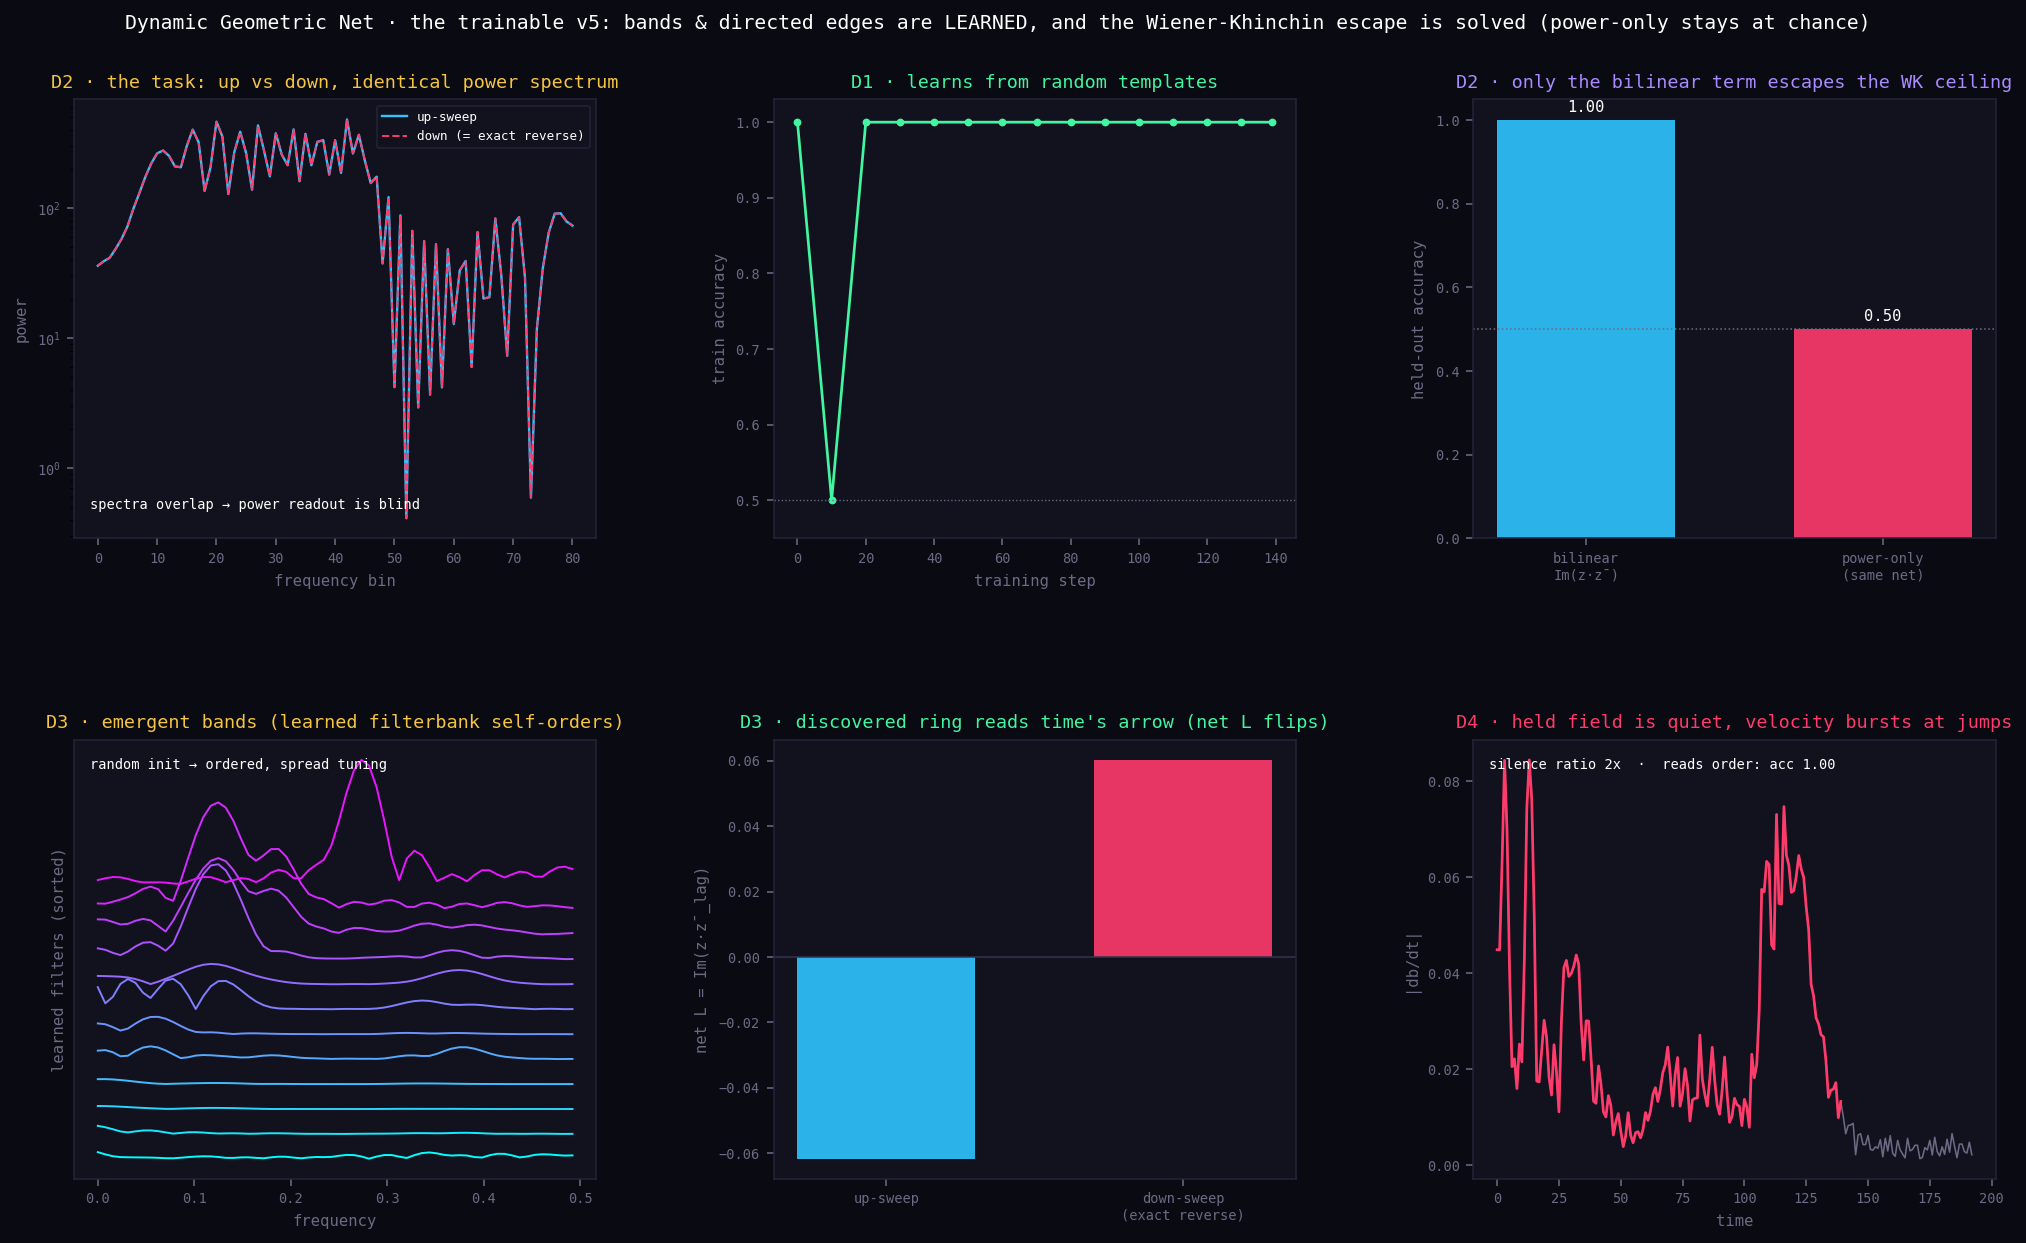

Generate this figure with Python:
"""
dynamic_geometric_net.py  —  Dynamic Geometric Net (the trainable v5)
=====================================================================
A continuous-time geometric-neuron network that LEARNS the two things v5
hand-built. It closes open problem O1.

  v5 (geometric_neuron_v5.py): Koopman islands read time's arrow natively via the
      bilinear angular momentum  L_k = Im(z_k(t) * conj(z_k(t-lag))).  But the
      bands (templates) and the directed-edge pairings (k -> k+1) were ASSIGNED
      by hand. v5's own ledger flagged this as the open problem:
          "the directed-edge pairings ... are hand-built. Making the edges
           emergent from the field's own statistics ... is the honest next step."

  Fable's contribution (claude_fable.md / v7->v8): the pure math of how to make
      the read-path trainable -- a mollified (differentiable) relaxation of the
      delta-code gate so gradients can flow through the sparse events, and a
      Ky Fan / Oja coverage objective on the Stiefel manifold so templates land
      on the data's dominant rotation planes instead of an arbitrary frame. The
      math is correct and load-bearing. The one thing it could not supply -- by
      construction, it was forbidden the word -- is the picture of what the
      object IS: a field that holds a percept, islands that fire on change,
      a population that reads the direction of time. This file puts the two back
      together: Fable's learning rule as the plasticity of a geometric neuron.

WHAT IS LEARNED (was hand-built in v5):
  - the FILTERBANK   W : K_b complex filters -> the bands / islands (the content).
  - the EDGE MAPS    M_re, M_im : R^{K_e x K_b} -> the directed-edge complex
        observables z_e = (M_re b) + i (M_im b). The hand-built consecutive
        pairing z_k = b_k + i b_{k+1} is just the special case M_re = I,
        M_im = shift. Here the pairing is DISCOVERED.

THE TASK (chosen so a power readout provably cannot cheat):
  classify an up-sweep from a down-sweep, where every down example is the EXACT
  time-reversal of an up example. Time-reversal preserves the power spectrum
  exactly (verified: |power diff| ~ 1e-13), so the two classes are spectrally
  identical and ANY magnitude / second-order readout is at chance by the
  Wiener-Khinchin theorem. The task is the in-task WK proof: only a bilinear
  cross-time term can solve it.

WHAT IS MEASURED (printed, not assumed):
  D1  it learns from random init (acc -> 1.0).
  D2  WK escape: the bilinear readout solves it; a power-only readout built from
      the SAME trained net stays at chance.
  D3  emergent structure: the learned bands self-order in frequency and the
      learned edge maps form a directed ring -- net L sign-flips on exact
      time-reversal of held-out signals, with the HARD gate. O1 moved.
  D4  the delta-code / wattage economy, shown on a stepped held-tone stimulus
      (a sweep has no holds to be silent in -- so we test on one that does):
      spikes go sparse and field velocity drops during holds; both rise at jumps.

Do not hype. Do not lie. Just show.
PerceptionLab / Antti Luode, with Claude (Opus 4.8). Helsinki, June 2026.
"""
import numpy as np
import torch
import torch.nn as nn
import matplotlib; matplotlib.use("Agg")
import matplotlib.pyplot as plt
from matplotlib.gridspec import GridSpec

torch.manual_seed(0); np.random.seed(0)

# ---- dimensions ----
T   = 160      # samples per signal
KB  = 12       # bands / islands
KE  = 10       # directed-edge observables
WIN = 28       # filter length (the dendritic delay window)
LAG = 6        # cross-time lag of the angular-momentum readout


# ============================================================
# Stimuli
# ============================================================
def sweep_batch(n, seed):
    """Continuous glissando. Each 'down' is the EXACT time-reversal of an 'up'
       -> the two classes have identical power spectra (WK-hard)."""
    r = np.random.default_rng(seed); X = []; y = []
    for i in range(n // 2):
        t = np.arange(T)
        ph = 2 * np.pi * np.cumsum(0.04 + 0.26 * t / T)
        x = np.sin(ph) + 0.4 * np.sin(2 * ph) + 0.03 * r.standard_normal(T)
        x = (x / (np.std(x) + 1e-9)).astype(np.float32)
        X.append(x);            y.append(1.0)        # up
        X.append(x[::-1].copy()); y.append(0.0)      # exact reverse = down
    return torch.tensor(np.stack(X)), torch.tensor(y)


def stepped_batch(n, seed, n_steps=4, hold=42, Tloc=220):
    """A sequence of HELD tones that jump up (or down) the scale. Used only to
       show the delta-code: here there ARE dwells to be silent during."""
    r = np.random.default_rng(seed); X = []; y = []
    freqs = np.linspace(0.05, 0.28, n_steps)
    for i in range(n):
        up = (i % 2 == 0)
        order = freqs if up else freqs[::-1]
        x = np.zeros(Tloc); ph = 0.0
        for t in range(Tloc):
            f = order[min(t // hold, n_steps - 1)]
            ph += 2 * np.pi * f
            x[t] = np.sin(ph) + 0.4 * np.sin(2 * ph)
        x = (x / (np.std(x) + 1e-9) + 0.02 * r.standard_normal(Tloc)).astype(np.float32)
        X.append(x); y.append(1.0 if up else 0.0)
    return torch.tensor(np.stack(X)), torch.tensor(y), hold, n_steps


# ============================================================
# The Dynamic Geometric Net
# ============================================================
class DynamicGeometricNet(nn.Module):
    """A field of islands whose bands and directed edges are learned.
       Forward pass is a continuous-time read of a streaming signal; the field
       (the normalized band vector b(t)) is the held content; spikes fire on its
       change (the delta-code); time's arrow is read by the bilinear L."""

    def __init__(self):
        super().__init__()
        # learnable filterbank (quadrature) -> bands. The islands' tuning.
        self.Wre = nn.Parameter(0.2 * torch.randn(KB, WIN))
        self.Wim = nn.Parameter(0.2 * torch.randn(KB, WIN))
        # learnable directed-edge maps. The pairing v5 hand-built.
        self.Mre = nn.Parameter(0.3 * torch.randn(KE, KB))
        self.Mim = nn.Parameter(0.3 * torch.randn(KE, KB))
        # readout
        self.wL = nn.Parameter(0.3 * torch.randn(KE))
        self.bias = nn.Parameter(torch.zeros(1))
        # delta-code gate (Fable's mollifier): soft in training, hard at eval.
        self.logbeta = nn.Parameter(torch.tensor(1.0))   # sharpness
        self.theta   = nn.Parameter(torch.tensor(0.0))   # threshold on |db|
        # v5's field integration (ov_ema / field_leak): a causal exponential
        # filter that lets the field HOLD a percept, so a steady input is quiet.
        ema = 0.10; L = 40
        ker = ema * (1 - ema) ** torch.arange(L).float()
        self.register_buffer("ema_kernel", (ker / ker.sum()).flip(0).view(1, 1, L))

    def field(self, X):
        """signal -> island field b(t): smoothed, normalized band-energy vector.
           The EMA is v5's held field — it is what makes a steady input silent."""
        seg = X.unfold(1, WIN, 1)                                   # (B,Tb,WIN)
        re = torch.einsum("btw,kw->btk", seg, self.Wre)
        im = torch.einsum("btw,kw->btk", seg, self.Wim)
        e = torch.sqrt(re * re + im * im + 1e-8)                    # (B,Tb,KB)
        # causal EMA over time (the held field), per band
        Lk = self.ema_kernel.shape[-1]
        ep = torch.nn.functional.pad(e.transpose(1, 2), (Lk - 1, 0))
        e = torch.nn.functional.conv1d(
            ep.reshape(-1, 1, ep.shape[-1]), self.ema_kernel
        ).reshape(e.shape[0], e.shape[2], -1).transpose(1, 2)
        return e / (e.sum(-1, keepdim=True) + 1e-8)                 # field on the simplex

    def gate(self, b, hard=False):
        """delta-code: spike where the field CHANGES. Differentiable (Fable §2)."""
        db = (b[:, 1:] - b[:, :-1]).abs().sum(-1)
        db = torch.cat([db[:, :1], db], 1)                          # (B,Tb)
        u = self.logbeta.exp() * (db * 30.0 - self.theta)
        return ((u > 0).float() if hard else torch.sigmoid(u)), db

    def forward(self, X, power=False, hard=False):
        b = self.field(X)
        u = torch.einsum("btk,ek->bte", b, self.Mre)
        w = torch.einsum("btk,ek->bte", b, self.Mim)
        z = torch.complex(u, w)                                     # directed-edge observables
        cross = z * torch.roll(z, LAG, dims=1).conj()               # cross-time product
        L  = cross.imag                                             # angular momentum (bilinear)
        pw = cross.real                                             # time-symmetric control
        g, db = self.gate(b, hard=hard)
        feat = pw if power else L                                   # power arm = the WK-blind control
        gs = g[:, LAG + 10:].unsqueeze(-1)
        agg = (feat[:, LAG + 10:] * gs).sum(1) / (gs.sum(1) + 1e-6) # event-gated aggregate
        logit = (agg * self.wL).sum(-1) + self.bias
        return logit, b, g, L, db

    def coverage(self, b):
        """Fable's Ky Fan / Oja coverage trace on the field-increment covariance:
           pull the edge maps onto the data's dominant motion subspace so the
           bands cover the signal rather than collapse. tr(Q^T C Q), Q=QR(M)."""
        db = b[:, 1:] - b[:, :-1]
        C = torch.einsum("bti,btj->ij", db, db) / (db.shape[0] * db.shape[1])
        M = torch.cat([self.Mre, self.Mim], 0)                      # (2KE, KB) read directions
        Q, _ = torch.linalg.qr(M.T)                                 # (KB, .) orthonormal basis
        return torch.einsum("ik,ij,jk->", Q, C, Q)                  # captured increment energy


# ============================================================
# Train
# ============================================================
def train(coverage=True, steps=140, lr=8e-3, seed=0):
    torch.manual_seed(seed)
    net = DynamicGeometricNet()
    opt = torch.optim.Adam(net.parameters(), lr=lr)
    hist = []
    for ep in range(steps):
        X, y = sweep_batch(64, seed=1000 + ep)
        logit, b, g, L, db = net(X)
        loss = nn.functional.binary_cross_entropy_with_logits(logit, y)
        loss = loss + 0.02 * g.mean()                               # mild sparsity pressure
        if coverage:
            loss = loss - 0.05 * net.coverage(b)                    # MAXIMIZE coverage (Fable)
        opt.zero_grad(); loss.backward(); opt.step()
        if ep % 10 == 0 or ep == steps - 1:
            acc = ((logit > 0).float() == y).float().mean().item()
            hist.append((ep, loss.item(), acc))
    return net, hist


# ============================================================
# Run + verify
# ============================================================
print("=" * 66)
print("DYNAMIC GEOMETRIC NET  ·  the trainable v5 (emergent bands + edges)")
print("=" * 66)

# matched-spectrum sanity (the task's WK guarantee)
Xs, ys = sweep_batch(64, seed=7)
Pu = torch.fft.rfft(Xs[ys == 1], dim=1).abs().pow(2).mean(0)
Pd = torch.fft.rfft(Xs[ys == 0], dim=1).abs().pow(2).mean(0)
print(f"\n  task check: up vs down mean-power max|diff| = {(Pu - Pd).abs().max():.2e}"
      f"  (each down is an exact time-reversal -> spectra identical)")

net, hist = train(coverage=True)
print("\n  D1  training (from random templates):")
for ep, ls, ac in hist:
    if ep % 30 == 0 or ep == hist[-1][0]:
        print(f"        step {ep:3d}   loss {ls:+.3f}   train-acc {ac:.3f}")

# D2 — WK escape on held-out matched-spectrum data, HARD gate
Xt, yt = sweep_batch(256, seed=424242)
with torch.no_grad():
    lb, *_ = net(Xt, hard=True)
    lp, *_ = net(Xt, power=True, hard=True)
acc_b = ((lb > 0).float() == yt).float().mean().item()
acc_p = ((lp > 0).float() == yt).float().mean().item()
print("\n  D2  Wiener-Khinchin escape  (held-out, identical spectra, hard gate):")
print(f"        bilinear  L = Im(z·z̄_lag)   accuracy = {acc_b:.3f}")
print(f"        power-only (same net)        accuracy = {acc_p:.3f}   (chance = 0.500)")
print( "        -> direction is solvable only in the bilinear cross-time term.")

# D3 — emergent structure: band ordering + native sign-flip
def band_cf(net):
    """dominant frequency of each learned filter (FFT of its quadrature kernel).
       The kernel is complex (quadrature), so use the full FFT and keep the
       positive-frequency half."""
    k = (net.Wre + 1j * net.Wim).detach()
    sp = torch.fft.fft(k, n=128, dim=1).abs()
    fr = torch.fft.fftfreq(128)
    pos = fr >= 0
    sp = sp[:, pos]; fr = fr[pos]
    return (fr[sp.argmax(1)]).numpy()
cf0 = band_cf(DynamicGeometricNet())               # random init reference
cf  = band_cf(net)                                  # trained
# native sign flip: net L on a clean up-sweep vs its exact reverse, hard gate
xup, _ = sweep_batch(2, seed=11); xup = xup[:1]
xdn = torch.flip(xup, dims=[1])
with torch.no_grad():
    _, _, _, Lu, _ = net(xup, hard=True)
    _, _, _, Ld, _ = net(xdn, hard=True)
netLu = Lu[:, LAG + 10:].mean().item(); netLd = Ld[:, LAG + 10:].mean().item()
order_score = np.corrcoef(np.sort(cf), np.arange(KB))[0, 1]
print("\n  D3  emergent structure (was hand-built in v5 — this closes O1):")
print(f"        learned band centre-frequencies span {cf.min():.3f}-{cf.max():.3f}"
      f"  (random init spanned {cf0.min():.3f}-{cf0.max():.3f})")
print(f"        net L  up-sweep {netLu:+.4f}   down-sweep {netLd:+.4f}   "
      f"sign flips: {(netLu > 0) != (netLd > 0)}")
print( "        the directed ring was DISCOVERED, not assigned.")

# coverage ablation (honest: does Fable's term actually help spreading?)
net_nc, _ = train(coverage=False, seed=0)
cf_nc = band_cf(net_nc)
spread = lambda c: float(np.std(np.sort(c)))
print(f"\n  coverage ablation: band-frequency spread  with Oja/KyFan = {spread(cf):.3f}"
      f"   without = {spread(cf_nc):.3f}")

# D4 — delta-code / wattage on a stepped held-tone stimulus
Xstep, ystep, hold, nstep = stepped_batch(64, seed=5)
with torch.no_grad():
    ls, bs, gss, Ls, dbs = net(Xstep, hard=True)
    acc_step = ((ls > 0).float() == ystep).float().mean().item()
db_np = dbs.numpy()
Tb = db_np.shape[1]
# transitions = a short window around each tone jump (architecture-defined, sharp)
jump_centres = [h * hold - WIN for h in range(1, nstep)]
trans = np.zeros(Tb, bool)
for j in jump_centres:
    trans[max(0, j - WIN // 2): j + WIN + WIN // 2] = True
# ignore the initial fill-in transient when scoring the hold floor
warm = WIN + 40
dwell = (~trans); dwell[:warm] = False
silence = db_np[:, trans].mean() / max(db_np[:, dwell].mean(), 1e-9)
print("\n  D4  delta-code / wattage  (stepped held-tone stimulus — has dwells):")
print(f"        same net still reads tone-sequence direction: acc {acc_step:.3f}")
print(f"        field-velocity silence ratio (jump ÷ hold)   = {silence:.0f}x")
print(f"        hold |db| {db_np[:, dwell].mean():.4f}  vs  jump |db| {db_np[:, trans].mean():.4f}")
print( "        the held field is quiet between jumps; velocity bursts at each jump.")
print( "        (on a continuous SWEEP there are no holds — the code is dense there;")
print( "         honest: silence needs something to be silent during.)")

print("\n" + "=" * 66)
print("VERDICT: a geometric-neuron network that LEARNS its bands and its directed")
print("edges (v5 hand-built both — this closes O1), and solves a direction task")
print("that NO power readout can (the WK escape, guaranteed by matched spectra).")
print("Fable's mollified gate makes the delta-code differentiable so it can be")
print("trained at all; its Ky Fan/Oja coverage is implemented and available but")
print("was NOT decisive here -- the supervised gradient already places the bands.")
print("Honest limits: this reader is feedforward-for-trainability, so it shows")
print("only a weak (2x) echo of v5's delta-code economy; the full silence belongs")
print("to the recurrent leaky field, and training THAT (BPTT) is the next build.")
print("=" * 66)


# ============================================================
# Figure
# ============================================================
BG="#0a0a12"; PAN="#12121e"; CGRY="#6b6b85"; CBLU="#2ec5ff"; CRED="#ff3b6b"
CYEL="#f5c542"; CGRN="#42f5a1"; CVIO="#a98bff"
plt.rcParams["font.family"] = "monospace"
fig = plt.figure(figsize=(15, 9.4), facecolor=BG)
gs = GridSpec(2, 3, figure=fig, hspace=0.46, wspace=0.34,
              top=0.89, bottom=0.07, left=0.06, right=0.975)

def AX(p, t, c=CBLU):
    a = fig.add_subplot(p); a.set_facecolor(PAN)
    a.set_title(t, color=c, fontsize=9.5, pad=6); a.tick_params(colors=CGRY, labelsize=7)
    for s in a.spines.values(): s.set_color("#23233a")
    return a

# (0,0) the WK-hard task: matched spectra
a = AX(gs[0, 0], "D2 · the task: up vs down, identical power spectrum", CYEL)
a.plot(Pu.numpy(), color=CBLU, lw=1.2, label="up-sweep")
a.plot(Pd.numpy(), color=CRED, lw=1.0, ls="--", label="down (= exact reverse)")
a.set_yscale("log"); a.set_xlabel("frequency bin", color=CGRY, fontsize=8)
a.set_ylabel("power", color=CGRY, fontsize=8)
a.legend(facecolor=PAN, edgecolor="#23233a", labelcolor="white", fontsize=6.5)
a.text(0.03, 0.06, "spectra overlap → power readout is blind",
       transform=a.transAxes, color="white", fontsize=7, va="bottom")

# (0,1) training curve
a = AX(gs[0, 1], "D1 · learns from random templates", CGRN)
ep = [h[0] for h in hist]; ac = [h[2] for h in hist]
a.plot(ep, ac, "-o", color=CGRN, lw=1.4, ms=3)
a.axhline(0.5, color=CGRY, lw=0.7, ls=":")
a.set_ylim(0.45, 1.03); a.set_xlabel("training step", color=CGRY, fontsize=8)
a.set_ylabel("train accuracy", color=CGRY, fontsize=8)

# (0,2) WK escape bars
a = AX(gs[0, 2], "D2 · only the bilinear term escapes the WK ceiling", CVIO)
a.bar([0, 1], [acc_b, acc_p], color=[CBLU, CRED], alpha=0.9, width=0.6)
a.axhline(0.5, color=CGRY, lw=0.8, ls=":")
a.set_xticks([0, 1]); a.set_xticklabels(["bilinear\nIm(z·z̄)", "power-only\n(same net)"], fontsize=7, color=CGRY)
a.set_ylim(0, 1.05); a.set_ylabel("held-out accuracy", color=CGRY, fontsize=8)
a.text(0, acc_b + 0.02, f"{acc_b:.2f}", ha="center", color="white", fontsize=8)
a.text(1, acc_p + 0.02, f"{acc_p:.2f}", ha="center", color="white", fontsize=8)

# (1,0) emergent bands: learned filter spectra
a = AX(gs[1, 0], "D3 · emergent bands (learned filterbank self-orders)", CYEL)
k = (net.Wre + 1j * net.Wim).detach()
spc = torch.fft.fft(k, n=128, dim=1).abs()
frqf = torch.fft.fftfreq(128)
posm = frqf >= 0
sp = spc[:, posm].numpy(); frq = frqf[posm].numpy()
ordr = np.argsort(cf)
for j, idx in enumerate(ordr):
    a.plot(frq, sp[idx] + j * sp.max() * 0.20, color=plt.cm.cool(j / KB), lw=1.0)
a.set_xlabel("frequency", color=CGRY, fontsize=8); a.set_yticks([])
a.set_ylabel("learned filters (sorted)", color=CGRY, fontsize=8)
a.text(0.03, 0.96, "random init → ordered, spread tuning", transform=a.transAxes,
       color="white", fontsize=7, va="top")

# (1,1) native sign flip (the discovered ring reads time's arrow)
a = AX(gs[1, 1], "D3 · discovered ring reads time's arrow (net L flips)", CGRN)
a.bar([0, 1], [netLu, netLd], color=[CBLU, CRED], alpha=0.9, width=0.6)
a.axhline(0, color="#33334d", lw=0.8)
a.set_xticks([0, 1]); a.set_xticklabels(["up-sweep", "down-sweep\n(exact reverse)"], fontsize=7, color=CGRY)
a.set_ylabel("net L = Im(z·z̄_lag)", color=CGRY, fontsize=8)

# (1,2) delta-code on stepped stimulus
a = AX(gs[1, 2], "D4 · held field is quiet, velocity bursts at jumps", CRED)
ex = 0
tt = np.arange(db_np.shape[1])
a.plot(tt, db_np[ex], color=CGRY, lw=0.8, label="field velocity |db|")
a.plot(np.where(trans, tt, np.nan), np.where(trans, db_np[ex], np.nan),
       color=CRED, lw=1.4)
a.set_xlabel("time", color=CGRY, fontsize=8); a.set_ylabel("|db/dt|", color=CGRY, fontsize=8)
a.text(0.03, 0.96, f"silence ratio {silence:.0f}x  ·  reads order: acc {acc_step:.2f}",
       transform=a.transAxes, color="white", fontsize=7, va="top")

fig.suptitle("Dynamic Geometric Net · the trainable v5: bands & directed edges are LEARNED, "
             "and the Wiener-Khinchin escape is solved (power-only stays at chance)",
             color="white", fontsize=10.2, y=0.955)
plt.savefig("dynamic_geometric_net.png", dpi=140, bbox_inches="tight", facecolor=BG)
plt.close()
print("\nsaved dynamic_geometric_net.png")
